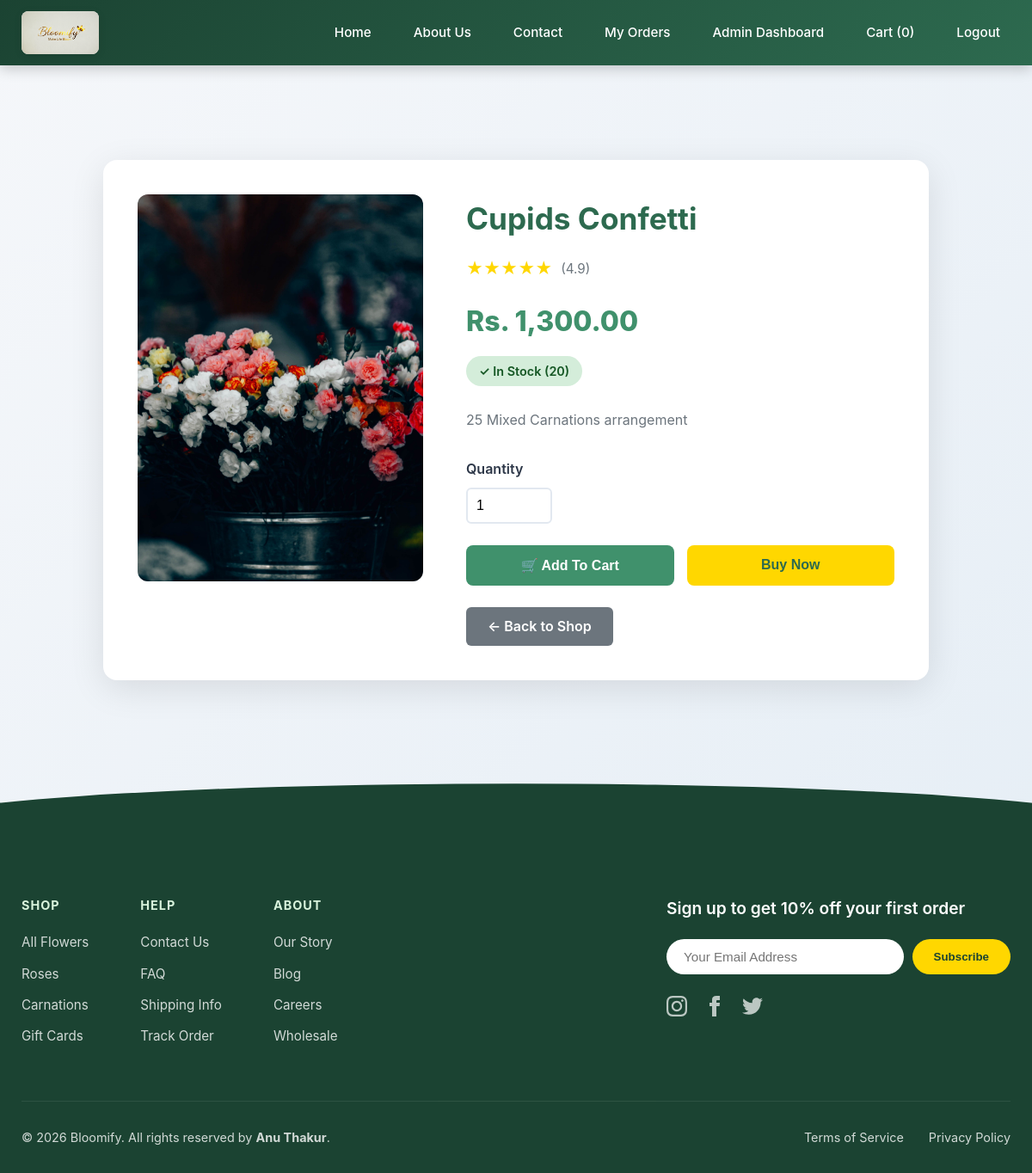
Page /product-details.php?id=2 (signed in) on the committed database.
### tables this page shows
CREATE TABLE IF NOT EXISTS products (
    id INT AUTO_INCREMENT PRIMARY KEY,
    category_id INT,
    name VARCHAR(200) NOT NULL,
    description TEXT,
    price DECIMAL(10,2) NOT NULL,
    stock_quantity INT DEFAULT 0,
    image VARCHAR(255),
    status ENUM('active', 'inactive') DEFAULT 'active',
    created_at TIMESTAMP DEFAULT CURRENT_TIMESTAMP,
    updated_at TIMESTAMP DEFAULT CURRENT_TIMESTAMP ON UPDATE CURRENT_TIMESTAMP,
    FOREIGN KEY (category_id) REFERENCES categories(id) ON DELETE SET NULL
);

### includes/functions.php (called while the page is built, shortened)
<?php
function formatPrice($price) {
    return 'Rs. ' . number_format($price, 2);
}
?>

### product-details.php (the view, shortened to what this page needs)
<?php
require_once __DIR__ . '/includes/header.php';
$product_id = (int)$_GET['id'];
$sql = "SELECT p.*, c.name as category_name
        FROM products p
        LEFT JOIN categories c ON p.category_id = c.id
        WHERE p.id = ? AND p.status = 'active'";
$stmt = $conn->prepare($sql);
$stmt->bind_param("i", $product_id);
$stmt->execute();
$product = $stmt->get_result()->fetch_assoc();
?>
<div class="product-detail-container">
    <div class="product-detail-card">
        <div class="product-image-large">
            <?php if (!empty($product['image'])): ?>
                <img src="<?php echo SITE_URL; ?>/assets/images/<?php echo htmlspecialchars($product['image']); ?>"
                     alt="<?php echo htmlspecialchars($product['name']); ?>">
            <?php else: ?>
                🌸
            <?php endif; ?>
        </div>
        <div>
            <h1 class="product-title"><?php echo htmlspecialchars($product['name']); ?></h1>
            <div class="product-rating">
                <span class="stars">★★★★★</span>
                <span class="rating-count">(4.9)</span>
            </div>
            <div class="product-price-large"><?php echo formatPrice($product['price']); ?></div>
            <?php if ($product['stock_quantity'] > 0): ?>
                <span class="stock-badge">✓ In Stock (<?php echo $product['stock_quantity']; ?>)</span>
            <?php else: ?>
                <span class="stock-badge" style="background: #f8d7da; color: #721c24;">Out of Stock</span>
            <?php endif; ?>
            <div class="product-description">
                <?php echo nl2br(htmlspecialchars($product['description'])); ?>
            </div>
            <?php if ($product['stock_quantity'] > 0): ?>
               <form method="POST" action="add-to-cart.php">
                <div class="quantity-selector">
                    <label for="quantity">Quantity</label>
                    <input type="number" id="quantity" name="quantity" value="1" min="1"
                    max="<?php echo $product['stock_quantity']; ?>" class="quantity-input">
                    </div>
                <div class="action-buttons">
                    <button type="submit" name="add_to_cart" class="btn-add-cart">🛒 Add To Cart</button>
                    <button type="button" class="btn-buy-now" onclick="alert('Checkout coming soon!')">Buy Now</button>
                </div>
                </form>
            <?php endif; ?>
            <a href="index.php" class="btn-back">← Back to Shop</a>
        </div>
    </div>
</div>
<?php require_once __DIR__ . '/includes/footer.php'; ?>

### assets/css/style.css (style rules this page uses)
* { margin: 0; padding: 0; box-sizing: border-box; }
body { font-family: 'Inter', 'Segoe UI', system-ui, sans-serif; background: linear-gradient(135deg, #f5f7fa 0%, #e4edf5 100%); color: #2d3748; line-height: 1.6; min-height: 100vh; display: flex; flex-direction: column; }

### product-details.php (style rules this page uses)
.product-detail-container { max-width: 1000px; margin: 40px auto; padding: 40px 20px; }
.product-detail-card { background: white; border-radius: 16px; box-shadow: 0 10px 40px rgba(0,0,0,0.1); padding: 40px; display: grid; grid-template-columns: 1fr 1.5fr; gap: 50px; align-items: start; }
.product-image-large { width: 100%; height: 450px; background: linear-gradient(135deg, #f5f7fa 0%, #e4edf5 100%); border-radius: 12px; display: flex; align-items: center; justify-content: center; font-size: 8rem; color: #40916c; overflow: hidden; }
.product-image-large img { width: 100%; height: 100%; object-fit: cover; }
.product-title { font-size: 2.2rem; color: #2d6a4f; margin-bottom: 15px; font-weight: 700; }
.product-rating { display: flex; align-items: center; gap: 10px; margin-bottom: 20px; }
.stars { color: #ffd700; font-size: 1.2rem; }
.rating-count { color: #6c757d; font-size: 0.95rem; }
.product-price-large { font-size: 2rem; color: #40916c; font-weight: 800; margin-bottom: 15px; }
.stock-badge { display: inline-block; padding: 6px 15px; background: #d4edda; color: #155724; border-radius: 20px; font-weight: 600; font-size: 0.9rem; margin-bottom: 25px; }
.product-description { color: #6c757d; line-height: 1.8; margin-bottom: 30px; font-size: 1rem; }
.quantity-selector { margin-bottom: 25px; }
.quantity-selector label { display: block; margin-bottom: 8px; font-weight: 600; color: #2d3748; }
.quantity-input { width: 100px; padding: 10px; border: 2px solid #e2e8f0; border-radius: 6px; font-size: 1rem; }
.action-buttons { display: flex; gap: 15px; margin-bottom: 25px; }
.btn-add-cart { flex: 1; padding: 14px; background: #40916c; color: white; border: none; border-radius: 8px; font-size: 1rem; font-weight: 600; cursor: pointer; transition: all 0.3s; }
.btn-buy-now { flex: 1; padding: 14px; background: #ffd700; color: #2d6a4f; border: none; border-radius: 8px; font-size: 1rem; font-weight: 700; cursor: pointer; transition: all 0.3s; }
.btn-back { display: inline-block; padding: 10px 25px; background: #6c757d; color: white; text-decoration: none; border-radius: 6px; font-weight: 600; transition: all 0.3s; }

### rows in the picture
products: image (picture), name "Cupids Confetti", price "Rs. 1,300.00", stock_quantity "20", description "25 Mixed Carnations arrangement"

### other values in the picture
getCartCount() "0"
